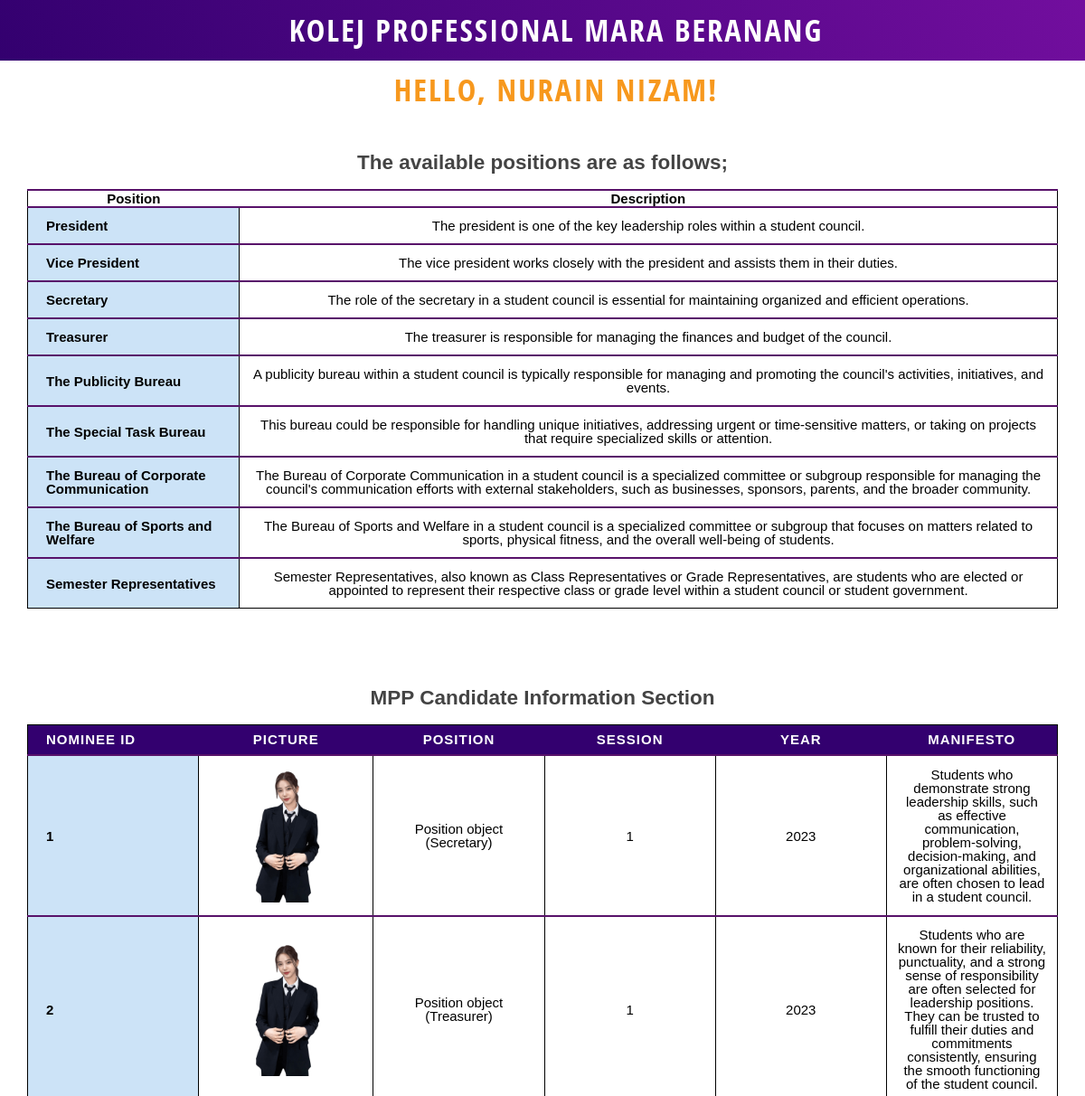
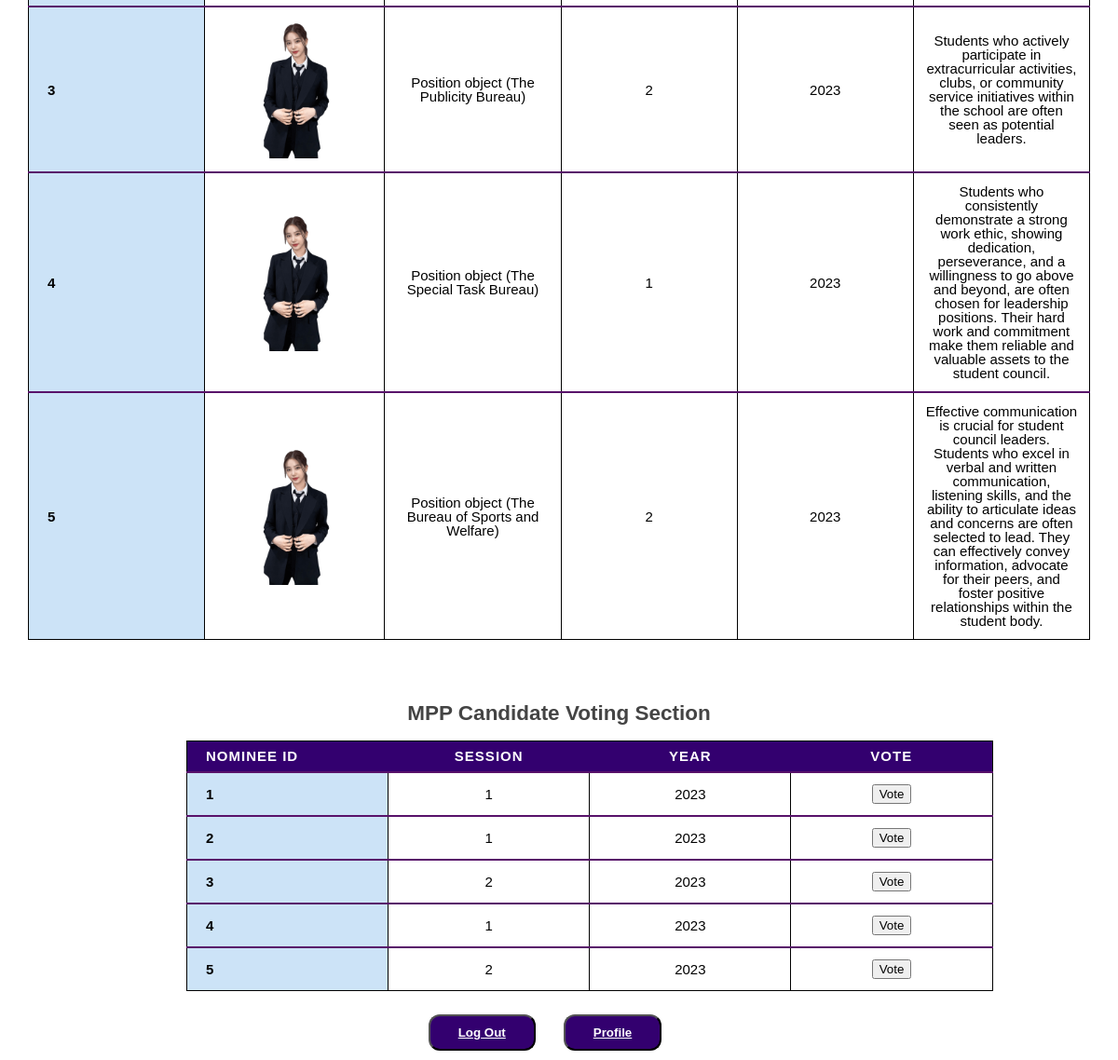
Page /mppnominations/dashboard/2/ on the committed database (2 pictures, top to bottom).
### nominations/models.py (models this page shows)
class Voter(models.Model):
    studentid = models.AutoField(primary_key=True)
    student_name = models.CharField(max_length=100)
    contact_number = models.CharField(max_length=12, null=False)
    address = models.CharField(max_length=30)
    student_email = models.EmailField()
    student_password = models.CharField(max_length=100, null=True)

class Position(models.Model):
    position = models.CharField(max_length=50, primary_key=True)
    description = models.TextField()

class Nomination(models.Model):
    nomineeID = models.IntegerField(primary_key=True)
    position = models.ForeignKey(Position, on_delete=models.CASCADE)
    session = models.IntegerField(default=0)
    year = models.IntegerField(null=True)
    n_desc = models.TextField()

### nominations/views.py (the view)
# urls.py: path("dashboard/<int:studentid>/", views.dashboard, name='dashboard'),
def dashboard(request, studentid):
    voter = Voter.objects.get(pk=studentid)
    nominations = Nomination.objects.all()
    votes = Vote.objects.filter(studentid=studentid).values_list('nomineeID', flat=True)
    position = Position.objects.all()
    context = {
        'voter' : voter,
        'votes' : votes,
        'positions' : position,
        'nominations' : nominations
    }
    return render(request, 'dashboard.html', context)

### nominations/templates/dashboard.html (shortened to what this page needs)
<!DOCTYPE html>
<html lang="en">
<head>
    {% load static %}
</head>
<body>
    <header>
        <h1>KOLEJ PROFESSIONAL MARA BERANANG</h1>
    </header>
    <h1>Hello, {{ voter.student_name }}!</h1>
    <div class="box1">
        <article>
            <h2>The available positions are as follows;</h2>
            <table class="vitamins">
                <tr>
                    <th>Position</th>
                    <th>Description</th>
                </tr>
                {% for position in positions %}
                <tr>
                    <td>{{ position.position }}</td>
                    <td>{{ position.description }}</td>
                </tr>
                {% endfor %}
            </table>
        </article>
    </div>
    <div class="box1">
        <article>
            <h2>MPP Candidate Information Section</h2>
            <table class="vitamins">
                <thead>
                    <tr>
                        <th>Nominee ID</th>
                        <th>Picture</th>
                        <th>Position</th>
                        <th>Session</th>
                        <th>Year</th>
                        <th>Manifesto</th>
                    </tr>
                </thead>
                <tbody>
                    {% for nominees in nominations %}
                    <tr>
                        <td>{{nominees.nomineeID}}</td>
                        <td><img src="{% static 'img/kazuha.png' %}"></td>
                        <td>{{nominees.position}} </td>
                        <td>{{nominees.session}} </td>
                        <td>{{nominees.year}}</td>
                        <td>{{nominees.n_desc}} </td>
                    </tr>
                    {% endfor %}
                </tbody>
            </table>
        </div>
    <div class="box1">
        <h2>MPP Candidate Voting Section</h2>
        <table class="vit">
            <thead>
                <tr>
                    <th>Nominee ID</th>
                    <th>Session</th>
                    <th>Year</th>
                    <th>Vote</th>
                </tr>
            </thead>
            <tbody>
                {% for nominees in nominations %}
                <tr>
                    <td>{{ nominees.nomineeID }}</td>
                    <td>{{ nominees.session }}</td>
                    <td>{{ nominees.year }}</td>
                    <td>
                        {% if nominees.nomineeID in votes %}
                            <p>Vote has already been casted!</p>
                        {% else %}
                    <form method="POST" action="">
                        <input type="submit" value="Vote">
                    </form>
                    {% endif %}
                    </td>
                </tr>
                {% endfor %}
            </tbody>
        </table>
    </div>
    <div class="input">
        <button class="center-button" type="submit"><a href="{% url 'login' %}">Log Out</a></button>
        <button class="center-button" type="submit"><a href="{% url 'profile' studentid=voter.pk %}">Profile</a></button>
    </div>
</body>
</html>

### nominations/templates/dashboard.html (style rules this page uses)
table, tr, td { border: 1pt solid; }
body { background-color: #fff; margin: 0; padding: 0; font-family: 'Oxygen', sans-serif; color: #444; font-size: 15px; line-height: 18px; font-weight: 300; }
header { margin: 0; background: linear-gradient(240deg, #720e9e, #33006f);; height: 65px; padding: 1px; }
article { margin: 40px 30px; }
header h1 { font-family: 'Open Sans Condensed', sans-serif; letter-spacing: 1px; font-size: 2.3em; line-height: 44px; text-transform: uppercase; color: white; font-weight: 900; margin: 0; padding: 10px 0 0 30px; letter-spacing: 2px; align-items: center; display: flex; justify-content: center; align-items: center; }
h1 { font-family: 'Open Sans Condensed', sans-serif; letter-spacing: 1px; font-size: 2.3em; line-height: 44px; text-transform: uppercase; color: #f7981d; font-weight: 900; margin: 0; padding: 10px 0 0 30px; letter-spacing: 2px; align-items: center; display: flex; justify-content: center; align-items: center; }
h2 { margin: 20px 20px 10px 20px; font-weight: 900; justify-content: center; align-items: center; }
.box1 { padding-top: 10px; text-align: center; margin-bottom: 5px; }
table.vitamins { margin: 20px 0 0 0; border-collapse: collapse; border-spacing: 0; background: #ffffff; color: black; }
table.vitamins th, table.vitamins td { text-align: center; }
table.vitamins thead { line-height: 12px; background: #33006f; text-transform: uppercase; }
table.vitamins thead th { color: #fff; padding: 10px; letter-spacing: 1px; vertical-align: bottom; }
table.vitamins thead th:nth-child(1) { width: 15%; text-align: left; padding-left: 20px; }
table.vitamins thead th:nth-child(2) { width: 15%; }
table.vitamins thead th:nth-child(3) { width: 15%; }
table.vitamins thead th:nth-child(4) { width: 15%; }
table.vitamins thead th:nth-child(5) { width: 15%; }
table.vitamins thead th:nth-child(6) { width: 15%; }
table.vitamins tbody { font-size: 1em; line-height: 15px; }
table.vitamins tbody tr { border-top: 2px solid #58126A; transition: background 0.6s, color 0.6s; }
table.vitamins tbody tr:nth-child(even) { background: white; }
table.vitamins tbody td { padding: 12px; }
table.vitamins tbody td img { width: 150px; }
table.vitamins tbody td:first-child { text-align: left; padding-left: 20px; font-weight: 700; background: rgba(109, 176, 231, 0.35); transition: background 0.6s; }
table.vit { padding: 10px; margin: 20px 0 0 200px; border-collapse: collapse; border-spacing: 0; background: #ffffff; color: black; }
table.vit th, table.vit td { text-align: center; }
table.vit thead { line-height: 12px; background: #33006f; text-transform: uppercase; }
table.vit thead th { color: #fff; padding: 10px; letter-spacing: 1px; vertical-align: bottom; }
table.vit thead th:nth-child(1) { width: 15%; text-align: left; padding-left: 20px; }
table.vit thead th:nth-child(2) { width: 15%; }
table.vit thead th:nth-child(3) { width: 15%; }
table.vit thead th:nth-child(4) { width: 15%; }
table.vit tbody { font-size: 1em; line-height: 15px; }
table.vit tbody tr { border-top: 2px solid #58126A; transition: background 0.6s, color 0.6s; }
table.vit tbody tr:nth-child(even) { background: white; }
table.vit tbody td { padding: 12px; }
table.vit tbody td:first-child { text-align: left; padding-left: 20px; font-weight: 700; background: rgba(109, 176, 231, 0.35); transition: background 0.6s; }
.input { display: flex; justify-content: center; align-items: center; padding: 10px; }
.center-button { padding: 10px 30px; margin-right: 30px; margin-top: 10px; display: felx; text-decoration: none; background-color: #33006f; border-radius: 12px; font-weight: bold; transition: background-color 0.3s; }
.center-button a { color: white; }

### rows in the picture
Voter: student_name "NURAIN NIZAM"
Position: position "President", description "The president is one of the key leadership roles within a student council."
Position: position "Vice President", description "The vice president works closely with the president and assists them in their duties."
Position: position "Secretary", description "The role of the secretary in a student council is essential for maintaining organized and efficient operations."
Position: position "Treasurer", description "The treasurer is responsible for managing the finances and budget of the council."
Position: position "The Publicity Bureau", description "A publicity bureau within a student council is typically responsible for managing and promoting the council's activities, initiatives, and events."
Position: position "The Special Task Bureau", description "This bureau could be responsible for handling unique initiatives, addressing urgent or time-sensitive matters, or taking on projects that require specialized skills or attention."
Position: position "The Bureau of Corporate Communication", description "The Bureau of Corporate Communication in a student council is a specialized committee or subgroup responsible for managing the council's communication efforts with external stakeholders, such as businesses, sponsors, parents, and the broader community."
Position: position "The Bureau of Sports and Welfare", description "The Bureau of Sports and Welfare in a student council is a specialized committee or subgroup that focuses on matters related to sports, physical fitness, and the overall well-being of students."
Position: position "Semester Representatives", description "Semester Representatives, also known as Class Representatives or Grade Representatives, are students who are elected or appointed to represent their respective class or grade level within a student council or student government."
Nomination: nomineeID "1", position "Position object (Secretary)", session "1", year "2023", n_desc "Students who demonstrate strong leadership skills, such as effective communication, problem-solving, decision-making, and organizational abilities, are often chosen to lead in a student council."
Nomination: nomineeID "2", position "Position object (Treasurer)", session "1", year "2023", n_desc "Students who are known for their reliability, punctuality, and a strong sense of responsibility are often selected for leadership positions. They can be trusted to fulfill their duties and commitments consistently, ensuring the smooth functioning of the student council."
Nomination: nomineeID "3", position "Position object (The Publicity Bureau)", session "2", year "2023", n_desc "Students who actively participate in extracurricular activities, clubs, or community service initiatives within the school are often seen as potential leaders."
Nomination: nomineeID "4", position "Position object (The Special Task Bureau)", session "1", year "2023", n_desc "Students who consistently demonstrate a strong work ethic, showing dedication, perseverance, and a willingness to go above and beyond, are often chosen for leadership positions. Their hard work and commitment make them reliable and valuable assets to the student council."
Nomination: nomineeID "5", position "Position object (The Bureau of Sports and Welfare)", session "2", year "2023", n_desc "Effective communication is crucial for student council leaders. Students who excel in verbal and written communication, listening skills, and the ability to articulate ideas and concerns are often selected to lead. They can effectively convey information, advocate for their peers, and foster positive relationships within the student body."
